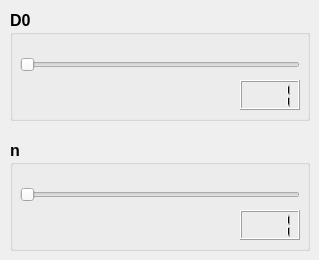
      <widget class="QWidget" name="tab_Func_LP_Bu">
       <attribute name="title">
        <string>Butterworth</string>
       </attribute>
       <widget class="QGroupBox" name="groupBox_Func_LP_Bu_D0">
        <property name="geometry">
         <rect>
          <x>10</x>
          <y>10</y>
          <width>300</width>
          <height>111</height>
         </rect>
        </property>
        <property name="font">
         <font>
          <pointsize>12</pointsize>
          <weight>75</weight>
          <bold>true</bold>
         </font>
        </property>
        <property name="title">
         <string>D0</string>
        </property>
        <widget class="QSlider" name="horizontalSlider_Func_LP_Bu_D0">
         <property name="geometry">
          <rect>
           <x>10</x>
           <y>30</y>
           <width>280</width>
           <height>50</height>
          </rect>
         </property>
         <property name="minimum">
          <number>1</number>
         </property>
         <property name="maximum">
          <number>500</number>
         </property>
         <property name="orientation">
          <enum>Qt::Horizontal</enum>
         </property>
        </widget>
        <widget class="QLCDNumber" name="lcdNumber_Func_LP_Bu_D0">
         <property name="geometry">
          <rect>
           <x>230</x>
           <y>70</y>
           <width>60</width>
           <height>30</height>
          </rect>
         </property>
         <property name="digitCount">
          <number>3</number>
         </property>
         <property name="value" stdset="0">
          <double>1.000000000000000</double>
         </property>
        </widget>
       </widget>
       <widget class="QGroupBox" name="groupBox_Func_LP_Bu_N">
        <property name="geometry">
         <rect>
          <x>10</x>
          <y>140</y>
          <width>300</width>
          <height>111</height>
         </rect>
        </property>
        <property name="font">
         <font>
          <pointsize>12</pointsize>
          <weight>75</weight>
          <bold>true</bold>
         </font>
        </property>
        <property name="title">
         <string>n</string>
        </property>
        <widget class="QSlider" name="horizontalSlider_Func_LP_Bu_N">
         <property name="geometry">
          <rect>
           <x>10</x>
           <y>30</y>
           <width>280</width>
           <height>50</height>
          </rect>
         </property>
         <property name="minimum">
          <number>1</number>
         </property>
         <property name="maximum">
          <number>20</number>
         </property>
         <property name="orientation">
          <enum>Qt::Horizontal</enum>
         </property>
        </widget>
        <widget class="QLCDNumber" name="lcdNumber_Func_LP_Bu_N">
         <property name="geometry">
          <rect>
           <x>230</x>
           <y>70</y>
           <width>60</width>
           <height>30</height>
          </rect>
         </property>
         <property name="digitCount">
          <number>3</number>
         </property>
         <property name="value" stdset="0">
          <double>1.000000000000000</double>
         </property>
        </widget>
       </widget>
      </widget>
